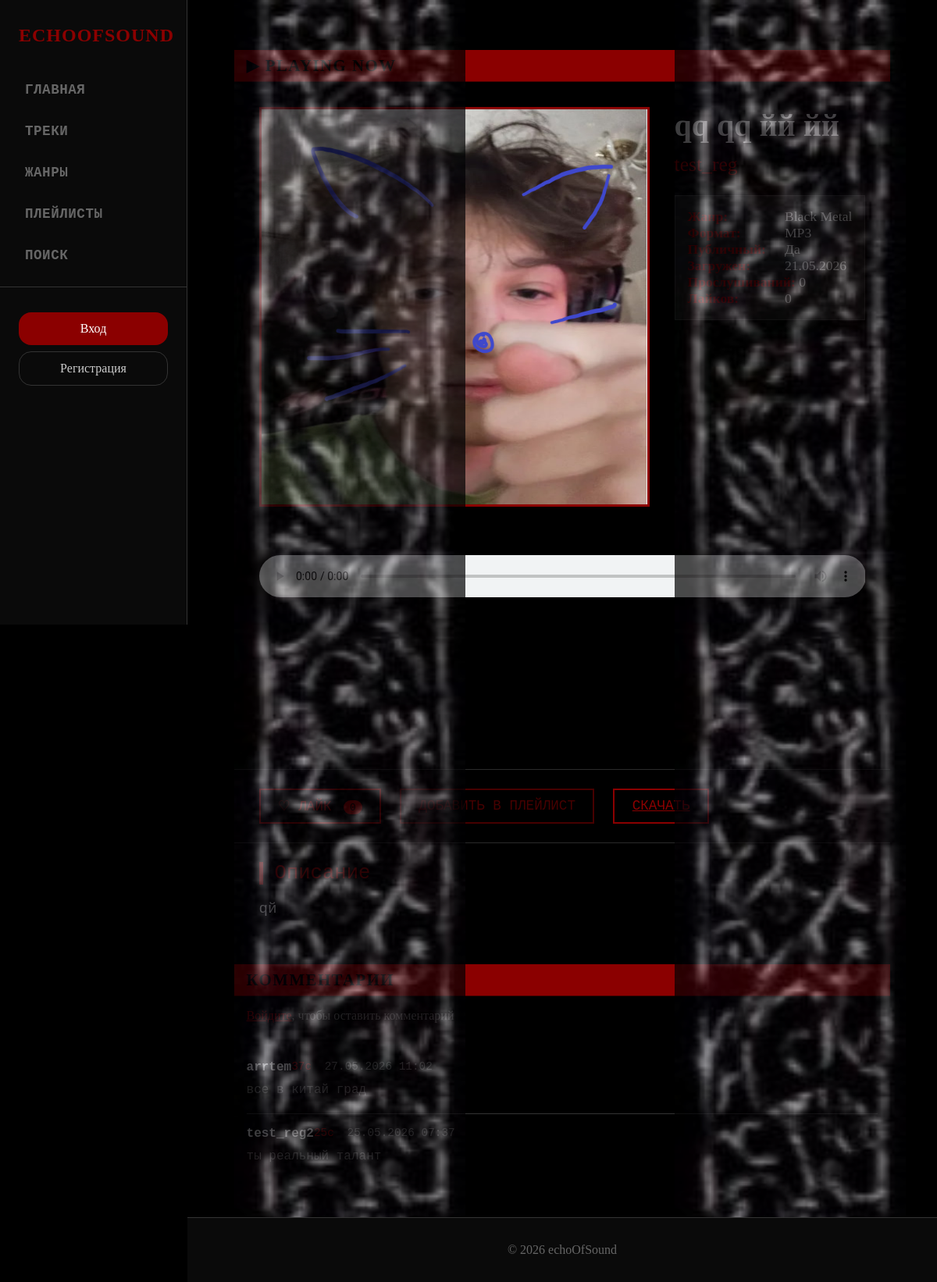
The page /tracks/qq-qq/ on the database its author committed.
### catalog/models.py (models this page shows, shortened)
class Track(models.Model): #целый трек
        title = models.CharField(
            max_length=200,
            verbose_name="Название трека"
        )
        slug = models.SlugField(
            max_length=200,
            unique=True,
            verbose_name="URL идентификатор"
        )
        author = models.ForeignKey(
            User,
            on_delete=models.CASCADE,
            related_name='tracks',
            verbose_name="Автор"
        )
        audio_file = models.FileField(
            upload_to='tracks/',
            verbose_name="Аудиофайл"
        )
        cover = models.ImageField(
            upload_to='covers/',
            verbose_name="Обложка",
            blank=True,
            null=True
        )
        description = models.TextField(
            verbose_name="Описание",
            blank=True
        )
        genre = models.ForeignKey(
            Genre,
            on_delete=models.PROTECT,
            related_name='tracks',
            verbose_name="Жанр"
        )
        plays_count = models.PositiveIntegerField(
            default=0,
            verbose_name="Количество прослушиваний"
        )
        downloads_allowed = models.BooleanField(
            default=True,
            verbose_name="Разрешено скачивание"
        )
        is_public = models.BooleanField(
            default=True,
            verbose_name="Публичный трек"
        )
        created_at = models.DateTimeField(
            auto_now_add=True,
            verbose_name="Дата загрузки"
        )
        updated_at = models.DateTimeField(
            auto_now=True,
            verbose_name="Дата обновления"
        )
        likes = models.ManyToManyField(
            User,
            related_name='liked_tracks',
            blank=True,
            verbose_name="Лайкнувшие пользователи"
        )
        likes_count = models.PositiveIntegerField(
            default=0,
            verbose_name="Количество лайков"
        )
        class Meta:
            verbose_name = "Трек"
            verbose_name_plural = "Треки"
            ordering = ['-created_at']

class Genre(models.Model):
    name = models.CharField(
        max_length=50,
        unique=True,
        verbose_name="Название жанра"
    )
    slug = models.SlugField(
        max_length=50,
        unique=True,
        verbose_name="URL идентификатор",
        help_text="строка для URL"
    )
    description = models.TextField(
        verbose_name="Описание жанра"
    )
    created_at = models.DateTimeField(
        auto_now_add=True,
        verbose_name="Дата создания"
    )
    class Meta:
        verbose_name = "Жанр"
        verbose_name_plural = "Жанры"
        ordering = ['name']

class Comment(models.Model): #комментарии к таймкоду трека
    track = models.ForeignKey(
        Track,
        on_delete=models.CASCADE,
        related_name='comments',
        verbose_name="Трек"
    )
    user = models.ForeignKey(
        User,
        on_delete=models.CASCADE,
        verbose_name="Автор комментария"
    )
    text = models.TextField(verbose_name="Текст комментария")
    timestamp = models.PositiveIntegerField(
        verbose_name="Время",
        help_text="Время в секундах от начала трека"
    )
    created_at = models.DateTimeField(
        auto_now_add=True,
        verbose_name="Дата создания"
    )
    updated_at = models.DateTimeField(
        auto_now=True,
        verbose_name="Дата обновления"
    )
    class Meta:
        verbose_name = "Комментарий"
        verbose_name_plural = "Комментарии"
        ordering = ['-created_at']
    class Meta:
        verbose_name = "Лайк"
        verbose_name_plural = "Лайки"
        unique_together = ('track', 'user')
        ordering = ['-created_at']

### catalog/views.py (the view, shortened to what this page needs)
# urls.py: path('tracks/<slug:slug>/', views.track_detail, name='track_detail'),
def track_detail(request, slug):
    track = get_object_or_404(Track, slug=slug)
    comments = track.comments.select_related('user').order_by('-created_at')
    user_playlists = []
    if request.user.is_authenticated:
        user_playlists = Playlist.objects.filter(user=request.user)
    context = {
        'track': track,
        'comments': comments,
        'user_playlists': user_playlists,
    }
    return render(request, 'catalog/track_detail.html', context)

### templates/catalog/track_detail.html (shortened to what this page needs)
{% extends 'catalog/base.html' %}
{% block content %}
<div style="margin-top: 2rem;">
    <div class="retro-track-card">
        <div class="retro-header">
            <span>▶ PLAYING NOW</span>
        </div>
        <div class="retro-body">
            <div class="retro-cover">
                {% if track.cover %}
                    <img src="{{ track.cover.url }}" alt="{{ track.title }}">
                {% else %}
                    <div class="retro-no-cover"></div>
                {% endif %}
            </div>
            <div class="retro-info">
                <div class="retro-title">{{ track.title }}</div>
                <div class="retro-artist">{{ track.author.username }}</div>
                <div class="retro-details">
                    <div><span class="retro-label">Жанр:</span> {{ track.genre.name|default:"—" }}</div>
                    <div><span class="retro-label">Формат:</span> MP3</div>
                    <div><span class="retro-label">Публичный:</span> {% if track.is_public %}Да{% else %}Нет{% endif %}</div>
                    <div><span class="retro-label">Загружен:</span> {{ track.created_at|date:"d.m.Y" }}</div>
                    <div><span class="retro-label">Прослушиваний:</span> {{ track.plays_count }}</div>
                    <div><span class="retro-label">Лайков:</span> {{ track.likes_count }}</div>
                </div>
            </div>
        </div>
        <div class="retro-player-area">
            <audio id="trackPlayer" controls preload="metadata" style="width: 100%;">
                <source src="{{ track.audio_file.url }}" type="audio/mpeg">
            </audio>
            <div class="retro-equalizer">
                <div class="eq"></div><div class="eq"></div><div class="eq"></div>
                <div class="eq"></div><div class="eq"></div><div class="eq"></div>
            </div>
        </div>
        <div class="retro-actions">
            <button class="retro-btn like-btn"
                    data-track-slug="{{ track.slug }}"
                    data-liked="{% if user in track.likes.all %}true{% else %}false{% endif %}">
                <span class="like-icon">{% if user in track.likes.all %}{% else %}♡{% endif %}</span>
                Лайк <span class="like-count">{{ track.likes_count }}</span>
            </button>
            {% if user.is_authenticated %}
                <button class="retro-btn" onclick="document.getElementById('playlistModal').style.display='block'"> Добавить в плейлист</button>
            {% else %}
                <button class="retro-btn" disabled title="Войдите, чтобы добавить"> Добавить в плейлист</button>
            {% endif %}
            {% if track.downloads_allowed %}
                <a href="{{ track.audio_file.url }}" download class="retro-btn"> Скачать</a>
            {% endif %}
        </div>
        {% if track.description %}
        <div class="retro-description">
            <div class="retro-desc-title"> Описание</div>
            <p>{{ track.description }}</p>
        </div>
        {% endif %}
    </div>
    <div class="retro-track-card" style="margin-top: 2rem;">
        <div class="retro-header"> КОММЕНТАРИИ</div>
        <div style="padding: 1rem;">
            {% if user.is_authenticated %}
            <form method="post" style="margin-bottom: 2rem;">
                {% csrf_token %}
                <div class="form-group">
                    <label for="timestamp" style="color: var(--text-light); margin-bottom: 0.5rem; display: block;">
                        Таймкод (секунды от начала трека)
                    </label>
                    <input type="number"
                           name="timestamp"
                           id="timestamp"
                           class="form-control"
                           placeholder="0"
                           min="0"
                           required
                           style="margin-bottom: 1rem;">
                </div>
                <div class="form-group">
                    <textarea name="text"
                              class="form-control"
                              rows="3"
                              placeholder="Оставьте комментарий"
                              required></textarea>
                </div>
                <button type="submit" class="retro-btn">Отправить</button>
            </form>
            {% else %}
            <p style="color: var(--text-muted); margin-bottom: 2rem;">
                <a href="{% url 'login' %}" style="color: var(--primary-color);">Войдите</a>, чтобы оставить комментарий
            </p>
            {% endif %}
            {% for comment in comments %}
            <div class="comment">
                <div class="comment-header">
                    <span class="comment-author">
                        <a href="{% url 'profile' comment.user.username %}" style="color: var(--text-light); text-decoration: none;">
                            {{ comment.user.username }}
                        </a>
                    </span>
                    <span class="comment-time">
                        {% if comment.timestamp %}
                            <span style="color: var(--primary-color); margin-right: 0.5rem;">
                                {{ comment.timestamp|floatformat:0 }}с
                            </span>
                        {% endif %}
                        {{ comment.created_at|date:"d.m.Y H:i" }}
                    </span>
                </div>
                <p class="comment-text">{{ comment.text }}</p>
            </div>
            {% empty %}
            <p style="color: var(--text-muted); text-align: center; padding: 2rem;">Комментариев пока нет</p>
            {% endfor %}
        </div>
    </div>
</div>
{% endblock %}

### static/css/style.css (style rules this page uses)
:root { --primary-color: #8b0000; --primary-hover: #a00000; --secondary-color: #4a0000; --accent-color: #666666; --bg-dark: #000000; --bg-card: #0a0a0a; --bg-hover: #1a1a1a; --text-light: #cccccc; --text-muted: #666666; --border-color: #333333; }
* { margin: 0; padding: 0; box-sizing: border-box; }
body { font-family: 'Georgia', 'Times New Roman', serif; background-color: var(--bg-dark); color: var(--text-light); min-height: 100vh; display: flex; }
audio { width: 100%; margin: 1.5rem 0; }
.comment { border-bottom: 1px solid var(--border-color); padding: 1.5rem 0; }
.comment:last-child { border-bottom: none; }
.comment-header { display: flex; justify-content: between; margin-bottom: 0.5rem; }
.comment-author { font-weight: 600; color: var(--text-light); }
.comment-time { font-size: 0.85rem; color: var(--text-muted); }
.comment-text { color: var(--text-muted); line-height: 1.6; }
.retro-header { background: #8b0000; color: black; padding: 0.8rem 1.5rem; font-size: 1.3rem; letter-spacing: 2px; }
.retro-header { background: #8b0000; color: black; padding: 0.5rem 1rem; display: flex; justify-content: space-between; font-weight: bold; text-transform: uppercase; letter-spacing: 1.5px; border-bottom: 1px solid #4a0000; }
.retro-body { display: flex; flex-wrap: wrap; gap: 2rem; padding: 2rem; }
.retro-cover { flex: 0 0 220px; width: 220px; max-width: 220px; }
.retro-cover img { width: 100% !important; height: auto !important; border: 3px solid #8b0000; box-shadow: 6px 6px 0 #000; }
.retro-info { flex: 1; }
.retro-title { font-size: 2.5rem; font-weight: bold; margin-bottom: 0.75rem; text-shadow: 3px 3px 0 #000; }
.retro-artist { font-size: 1.6rem; color: #8b0000; margin-bottom: 1.5rem; }
.retro-details { background: #1a1a1a; padding: 1rem; font-size: 1.1rem; border: 1px solid #333; }
.retro-label { display: inline-block; min-width: 120px; color: #8b0000; font-weight: bold; }
.retro-player-area { padding: 0 2rem 1.5rem; }
audio { width: 100%; height: 56px; }
.retro-equalizer { gap: 6px; margin-top: 0.8rem; }
.eq { width: 10px; }
.eq:nth-child(2) { animation-duration: 0.4s; height: 40px; }
.eq:nth-child(3) { animation-duration: 0.8s; height: 20px; }
.eq:nth-child(4) { animation-duration: 0.5s; height: 35px; }
.eq:nth-child(5) { animation-duration: 0.7s; height: 15px; }
.eq:nth-child(6) { animation-duration: 0.3s; height: 45px; }
.retro-actions { display: flex; flex-wrap: wrap; gap: 1.5rem; padding: 1.5rem 2rem; border-top: 1px solid #2a2a2a; border-bottom: 1px solid #2a2a2a; }
.retro-btn { background: #000; border: 2px solid #8b0000; color: #8b0000; padding: 0.6rem 1.4rem; font-family: 'pixelta', monospace; font-size: 1.1rem; text-transform: uppercase; box-shadow: 4px 4px 0 rgba(0,0,0,0.6); cursor: pointer; }
.retro-btn:disabled { opacity: 0.5; transform: none; cursor: not-allowed; }
.retro-description { padding: 1.5rem 2rem; }
.retro-desc-title { font-size: 1.6rem; color: #8b0000; margin-bottom: 1rem; border-left: 5px solid #8b0000; padding-left: 15px; }
.retro-description p { font-size: 1.2rem; line-height: 1.6; color: #ccc; }
.retro-track-card .comment { padding: 1rem 0; }
.comment-header { margin-bottom: 0.5rem; }
.comment-author { font-size: 1rem; font-weight: bold; }
.comment-time { font-size: 0.9rem; }
.comment-text { font-size: 1rem; }
.retro-cover, .retro-cover img, .retro-no-cover { width: 500px !important; max-width: 500px !important; flex-basis: 500px !important; }
.retro-description, .retro-description p, .retro-desc-title, .comment, .comment-header, .comment-author, .comment-time, .comment-text { font-family: 'homevideo', monospace !important; }
.retro-track-card .form-group, .retro-track-card input, .retro-track-card textarea, .retro-track-card .retro-btn { font-family: 'homevideo', monospace !important; }
.like-count { display: inline-block; background: #8b0000; color: black; border-radius: 30px; padding: 0.1rem 0.5rem; margin-left: 0.3rem; font-size: 0.8rem; }
.like-icon { font-size: 1.1rem; }

### rows shown on the page
Track: cover (picture), title "qq qq йй йй", author.username "test_reg", genre.name "Black Metal", created_at "21.05.2026", plays_count "0", likes_count "0", description "qй"
Comment: user.username "arrtem", timestamp "37", created_at "27.05.2026 11:02", text "все в китай град"
Comment: user.username "test_reg2", timestamp "25", created_at "25.05.2026 07:37", text "ты реальный талант"
